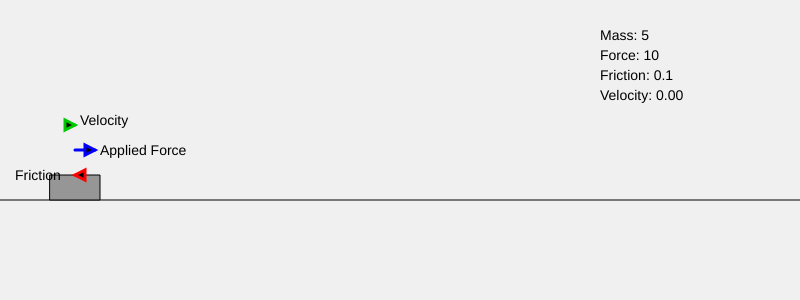
Frame 1 (no input)
Frame 60 (no input): identical to frame 1, image omitted
Frame 120 (the mouse pressed at the canvas centre since frame 60): identical to frame 1, image omitted

The p5.js sketch that drew this single still picture (run headless with seeded random() and noise() and a simulated clock; from frame 60 on, the mouse is pressed at the canvas centre):

// p5.js sketch
// ── sketch.js
let massSlider;
let forceSlider;
let frictionSlider;

let startButton;
let pauseButton;
let resetButton;
let fullResetButton;

let position;
let velocity;

let running = false;

function setup() {
  createCanvas(800,300);

  // Sliders
  createP("Mass");
  massSlider = createSlider(1,10,5,0.1);

  createP("Force");
  forceSlider = createSlider(0,50,10,1);

  createP("Friction");
  frictionSlider = createSlider(0,1,0.1,0.01);

  // Buttons
  startButton = createButton("Start Simulation");
  startButton.mousePressed(startSimulation);

  pauseButton = createButton("Pause");
  pauseButton.mousePressed(pauseSimulation);

  resetButton = createButton("Reset Motion");
  resetButton.mousePressed(resetMotion);

  fullResetButton = createButton("Full Reset");
  fullResetButton.mousePressed(fullReset);

  // Initialize motion
  resetMotion();
}

function draw() {
  background(240);

  let mass = massSlider.value();
  let force = forceSlider.value();
  let friction = frictionSlider.value();

  if(running){
    // Physics calculations
    let frictionForce = velocity * friction;
    let netForce = force - frictionForce;

    let acceleration = netForce / mass;

    velocity += acceleration * 0.1;
    position += velocity;

    // Bounce logic for right wall
    if(position > width-50){
      position = width-50;
      if(abs(velocity) > 0.5){
        velocity *= -0.5; // bounce with damping
      } else {
        velocity = 0;
      }
    }

    // Bounce logic for left wall
    if(position < 0){
      position = 0;
      if(abs(velocity) > 0.5){
        velocity *= -0.5;
      } else {
        velocity = 0;
      }
    }

    // Stop tiny sliding in general
    if(abs(velocity) < 0.01){
      velocity = 0;
    }
  }

  // Ground
  stroke(0);
  strokeWeight(1);
  line(0,200,width,200);

  // Object
  fill(150);
  rect(position,175,50,25);

  // Draw arrows and labels
  drawForces(force, friction);
  drawVelocity();

  // Labels
  fill(0);
  textSize(14);
  text("Mass: " + mass,600,40);
  text("Force: " + force,600,60);
  text("Friction: " + friction,600,80);
  text("Velocity: " + velocity.toFixed(2),600,100);
}

function drawForces(force, friction){
  let frictionForce = velocity * friction;
  let boxCenter = position + 25;
  let y = 150;

  textSize(14);
  fill(0);

  // Applied Force (blue)
  stroke(0,0,255);
  strokeWeight(3);
  let appliedEnd = boxCenter + force*2;
  line(boxCenter, y, appliedEnd, y);
  // Arrowhead
  triangle(appliedEnd, y, appliedEnd-10, y-5, appliedEnd-10, y+5);
  noStroke();
  fill(0);
  text("Applied Force", appliedEnd + 5, y + 5);

  // Friction (red)
  stroke(255,0,0);
  strokeWeight(3);
  let frictionEnd = boxCenter - frictionForce*20;
  line(boxCenter, y+25, frictionEnd, y+25);
  // Arrowhead
  triangle(frictionEnd, y+25, frictionEnd+10, y+20, frictionEnd+10, y+30);
  noStroke();
  fill(0);
  text("Friction", frictionEnd - 60, y + 30);
}

function drawVelocity(){
  let boxCenter = position + 25;
  stroke(0,200,0);
  strokeWeight(3);
  let velocityEnd = boxCenter + velocity*10;
  line(boxCenter,125,velocityEnd,125);
  // Arrowhead
  triangle(velocityEnd,125,velocityEnd-10,120,velocityEnd-10,130);
  noStroke();
  fill(0);
  textSize(14);
  text("Velocity", velocityEnd + 5,125);
}

// Button functions
function startSimulation(){
  running = true;
}

function pauseSimulation(){
  running = false;
  if(abs(velocity) < 0.01){
    velocity = 0;
  }
}

function resetMotion(){
  running = false;
  position = 50;
  velocity = 0;
}

function fullReset(){
  massSlider.value(5);
  forceSlider.value(10);
  frictionSlider.value(0.1);
  resetMotion();
}
